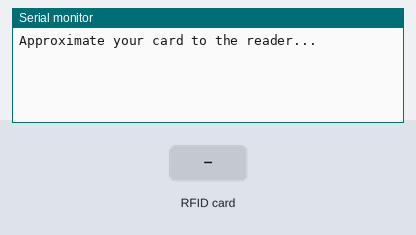
This sketch was run on a simulated Arduino Uno, built with avr-gcc and run on an emulated ATmega328P. On the bench: the last lines printed to the serial monitor. The inputs (shaded band) are chosen by the test bench.

Above: at 1.2 s.
1.3 s: RFID card 76 78 F6 F8 held to the reader
At 1.9 s:
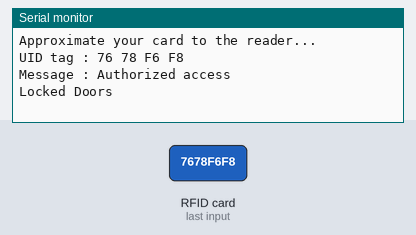
2.8 s: RFID card 5E 7A 19 C4 held to the reader
At 3.8 s:
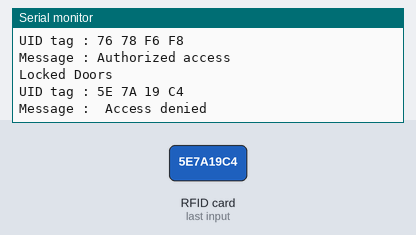
4.8 s: RFID card 76 78 F6 F8 held to the reader
At 6.6 s:
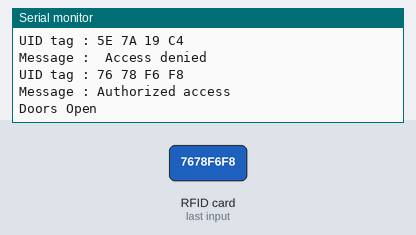

The sketch:

CarRFID_Door.ino.ino
```cpp
/*
 *
 * All the resources for this project: https://randomnerdtutorials.com/
 * Modified by Rui Santos
 *
 * Created by FILIPEFLOP
 *
 */

#include <SPI.h>
#include <MFRC522.h>

#define SS_PIN 10
#define RST_PIN 9
#define DOOR_LED_PIN 7
#define STATUS_LED_PIN 6

bool doorLocked;

MFRC522 mfrc522(SS_PIN, RST_PIN);   // Create MFRC522 instance.

void setup()
{
  Serial.begin(9600);   // Initiate a serial communication
  SPI.begin();      // Initiate  SPI bus
  mfrc522.PCD_Init();   // Initiate MFRC522
  Serial.println("Approximate your card to the reader...");
  Serial.println();
  doorLocked = false; //assuming door is not locked when we start

}
void loop()
{
  // Look for new cards
  if ( ! mfrc522.PICC_IsNewCardPresent())
  {
    return;
  }
  // Select one of the cards
  if ( ! mfrc522.PICC_ReadCardSerial())
  {
    return;
  }

  //mark reading status
  digitalWrite(STATUS_LED_PIN, HIGH);

  //Show UID on serial monitor
  Serial.print("UID tag :");
  String content= "";
  byte letter;
  for (byte i = 0; i < mfrc522.uid.size; i++)
  {
     Serial.print(mfrc522.uid.uidByte[i] < 0x10 ? " 0" : " ");
     Serial.print(mfrc522.uid.uidByte[i], HEX);
     content.concat(String(mfrc522.uid.uidByte[i] < 0x10 ? " 0" : " "));
     content.concat(String(mfrc522.uid.uidByte[i], HEX));
  }
  Serial.println();
  Serial.print("Message : ");
  content.toUpperCase();
  if (content.substring(1) == "76 78 F6 F8") //change here the UID of the card/cards that you want to give access
  {
    Serial.println("Authorized access");
    digitalWrite(STATUS_LED_PIN, HIGH);

    if (doorLocked == false)
    {
      doorLocked = true;
      digitalWrite(DOOR_LED_PIN, HIGH);
      Serial.println("Locked Doors");
      Serial.println();
    }
    else
    {
      doorLocked = false;
      digitalWrite(DOOR_LED_PIN, LOW);
      Serial.println("Doors Open");
      Serial.println();
    }
  }

 else   {
    Serial.println(" Access denied");
  }

  delay(2000);
  digitalWrite(STATUS_LED_PIN, LOW);
}
```

Measured:
- after the input at 1.3 s, the serial monitor: prints a new line at once (image 1)
- after the input at 2.8 s, the serial monitor: prints a new line after 0.51 s (image 2)
- after the input at 4.8 s, the serial monitor: prints a new line after 0.52 s (image 3)
